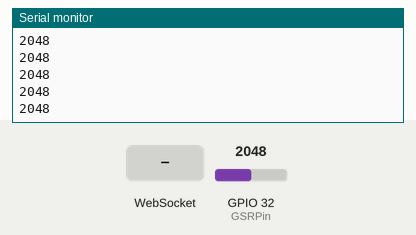
The program below on a simulated ESP32. Parts: the last lines printed to the serial monitor. The test bench sets the inputs (shaded band); at power-on: GPIO 32 (GSRPin) = 2048. WiFi joins after 1.5 s; servers stay silent unless stated; a WiFi scan finds three made-up networks.

Above: at 5.2 s.
5.3 s: WebSocket text "1" received
At 5.49 s:
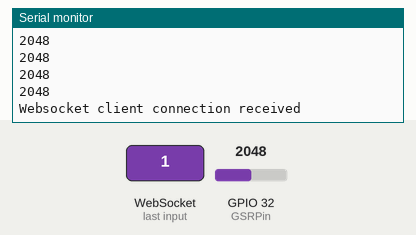
6.8 s: GPIO 32 (GSRPin) set to 2866
At 7.22 s:
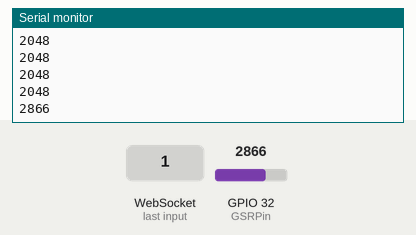
8.3 s: GPIO 32 (GSRPin) set to 3603
At 8.47 s:
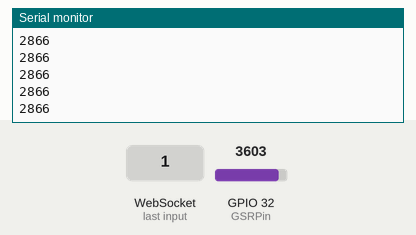
Timing chart, 0 to 11.3 s (numbered marks = the images above; inputs shaded):
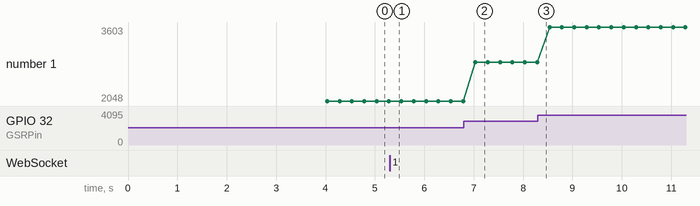

Measured:
- after the input at 5.3 s, the serial monitor: prints a new line at once (image 1)
- after the input at 6.8 s, the serial monitor: prints a new line after 0.24 s (image 2)
- plotted number 1: 2048 → 2866 after the input at 6.8 s, 2866 → 3603 after the input at 8.3 s

The program:

main.cpp
```cpp
#include <Arduino.h>
#include <WiFi.h>
#include <ESPAsyncWebServer.h>

void ScanWiFi ();

#define GSRPin 32

//Kunal’s iPhone //kennylin0124
const char* ssid = "Kunal’s iPhone";
const char* password =  "12345678";

AsyncWebServer server(80);
AsyncWebSocket ws("/ws");

void onWsEvent(AsyncWebSocket * server, AsyncWebSocketClient * client, AwsEventType type, void * arg, uint8_t *data, size_t len){

  if(type == WS_EVT_CONNECT){

    Serial.println("Websocket client connection received");

  } else if(type == WS_EVT_DISCONNECT){

    Serial.println("Client disconnected");

  }
}

void setup(){
  Serial.begin(115200);

  pinMode(GSRPin, INPUT);


//   // Set your Static IP address
// IPAddress local_IP(172, 168, 10, 5);
// // Set your Gateway IP address
// IPAddress gateway(192, 168, 1, 1);

// IPAddress subnet(255, 255, 0, 0);
// IPAddress primaryDNS(8, 8, 8, 8);   //optional
// IPAddress secondaryDNS(8, 8, 4, 4); //optional

// if (!WiFi.config(local_IP, gateway, subnet, primaryDNS, secondaryDNS)) {
//     Serial.println("STA Failed to configure");
//   }

   WiFi.mode(WIFI_STA);
   ScanWiFi();
   WiFi.begin(ssid, password);
   Serial.print("Connecting to WiFi ..");
  while (WiFi.status() != WL_CONNECTED) {
    Serial.print(".");
    delay(1000);
  }


  Serial.print("WebSocket Local IP Address: ");
  Serial.println(WiFi.localIP());

  ws.onEvent(onWsEvent);
  server.addHandler(&ws);

  server.begin();
}

void loop(){

 String GSR_raw_value = String (analogRead(GSRPin));
 Serial.println(GSR_raw_value);
  ws.textAll(GSR_raw_value+";");

  delay(250);
}

void ScanWiFi()
{
  Serial.println("scan start");

  // WiFi.scanNetworks will return the number of networks found
  int n = WiFi.scanNetworks();
  Serial.println("scan done");
  if (n == 0) {
      Serial.println("no networks found");
  } else {
    Serial.print(n);
    Serial.println(" networks found");
    for (int i = 0; i < n; ++i) {
      // Print SSID and RSSI for each network found
      Serial.print(i + 1);
      Serial.print(": ");
      Serial.print(WiFi.SSID(i));
      Serial.print(" (");
      Serial.print(WiFi.RSSI(i));
      Serial.print(")");
      Serial.println((WiFi.encryptionType(i) == WIFI_AUTH_OPEN)?" ":"*");
      delay(10);
    }
  }
  Serial.println("");
}
```
